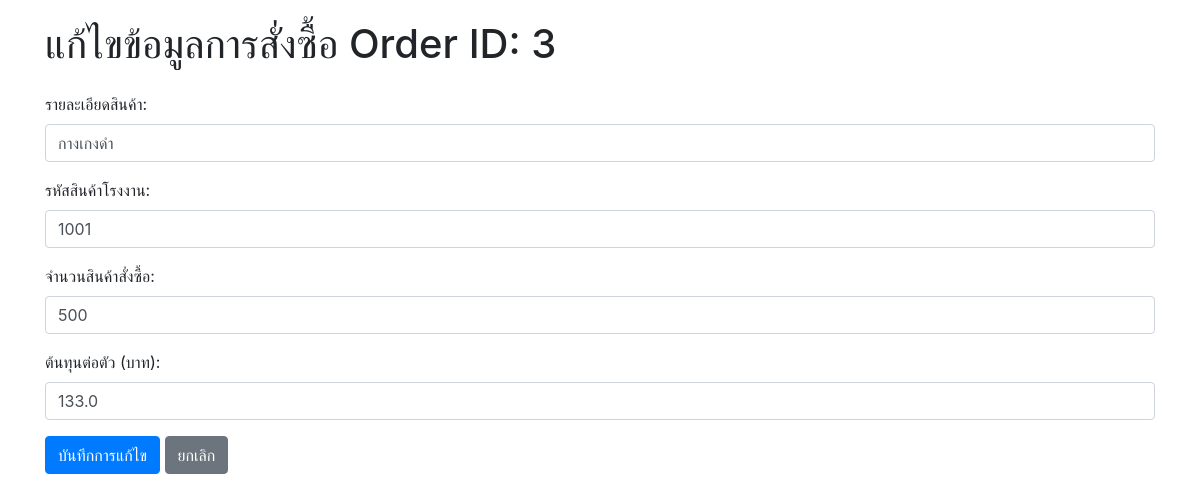
Screenshot of /edit/order/3 (signed in) with the database file from the repository.
### tables this page shows
CREATE TABLE orders (
            order_id INTEGER PRIMARY KEY,
            user_id INTEGER,
            product_details TEXT NOT NULL,
            factory_sku TEXT NOT NULL,
            quantity INTEGER NOT NULL,
            cost_per_item REAL NOT NULL,
            order_date TEXT NOT NULL,
            updated_at TEXT,
            deleted_at TEXT,
            FOREIGN KEY(user_id) REFERENCES users(id)
        );

### app.py (the view, shortened to what this page needs)
@app.route('/edit/order/<int:order_id>', methods=['GET', 'POST'])
@login_required
def edit_order(order_id):
    conn = get_db_connection()
    user_id = current_user.id
    order = conn.execute('SELECT * FROM orders WHERE order_id = ? AND user_id = ?', (order_id, user_id)).fetchone()
    conn.close()
    if order is None:
        flash('ไม่พบข้อมูล Order หรือคุณไม่มีสิทธิ์เข้าถึง', 'danger')
        return redirect(url_for('data_management'))
    return render_template('edit_order.html', order=order)

### app.py (called while the page is built)
@login_manager.user_loader
def load_user(user_id):
    conn = get_db_connection()
    user_data = conn.execute('SELECT * FROM users WHERE id = ?', (user_id,)).fetchone()
    conn.close()
    if user_data:
        return User(id=user_data['id'], username=user_data['username'], email=user_data['email'])
    return None

def get_db_connection():
    conn = sqlite3.connect('inventory.db')
    conn.row_factory = sqlite3.Row
    return conn

### templates/edit_order.html (shortened to what this page needs)
<!DOCTYPE html>
<html lang="en">
<head>
    <link rel="stylesheet" href="https://stackpath.bootstrapcdn.com/bootstrap/4.5.2/css/bootstrap.min.css">
</head>
<body>
    <div class="container">
        <h1 class="mb-4">แก้ไขข้อมูลการสั่งซื้อ Order ID: {{ order.order_id }}</h1>
        <form action="/edit/order/{{ order.order_id }}" method="post">
            <div class="form-group">
                <label for="product_details">รายละเอียดสินค้า:</label>
                <input type="text" class="form-control" name="product_details" value="{{ order.product_details }}" required>
            </div>
            <div class="form-group">
                <label for="factory_sku">รหัสสินค้าโรงงาน:</label>
                <input type="text" class="form-control" name="factory_sku" value="{{ order.factory_sku }}" required>
            </div>
            <div class="form-group">
                <label for="quantity">จำนวนสินค้าสั่งซื้อ:</label>
                <input type="number" class="form-control" name="quantity" value="{{ order.quantity }}" required>
            </div>
            <div class="form-group">
                <label for="cost_per_item">ต้นทุนต่อตัว (บาท):</label>
                <input type="number" step="0.01" class="form-control" name="cost_per_item" value="{{ order.cost_per_item }}" required>
            </div>
            <button type="submit" class="btn btn-primary">บันทึกการแก้ไข</button>
            <a href="/data" class="btn btn-secondary">ยกเลิก</a>
        </form>
    </div>
</body>
</html>

### templates/edit_order.html (style rules this page uses)
body { padding: 20px; }

### rows the page displays
orders: order_id "3", product_details "กางเกงดำ", factory_sku "1001", quantity "500", cost_per_item "133.0"
